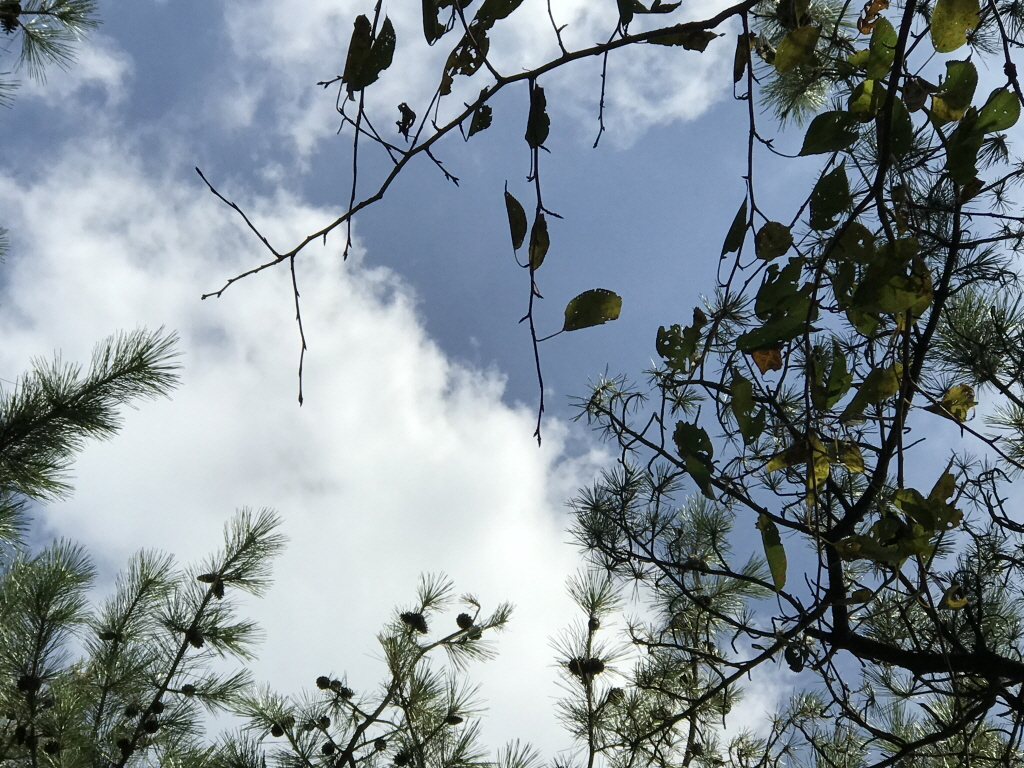
#> input picture sIMG_2180.jpg, 1024 x 768 px
$ jupyter execute C142.ipynb
#> lines starting #> are read from the running program, lines starting #| are printed output that depends on the picture; after the words box and inside, x2 and y2 are one past the last pixel; in counts of white or black regions, pixels touching at a corner belong together
## 1.4.2 Image Thresholding

[cell 1]
import cv2
import numpy as np
from matplotlib import pyplot as plt

[cell 2]
img = cv2.imread('sIMG_2180.jpg',0)
#> img: shape (768, 1024); min 0, max 255, mean 138.6
ret,thresh1 = cv2.threshold(img,64,255,cv2.THRESH_BINARY)
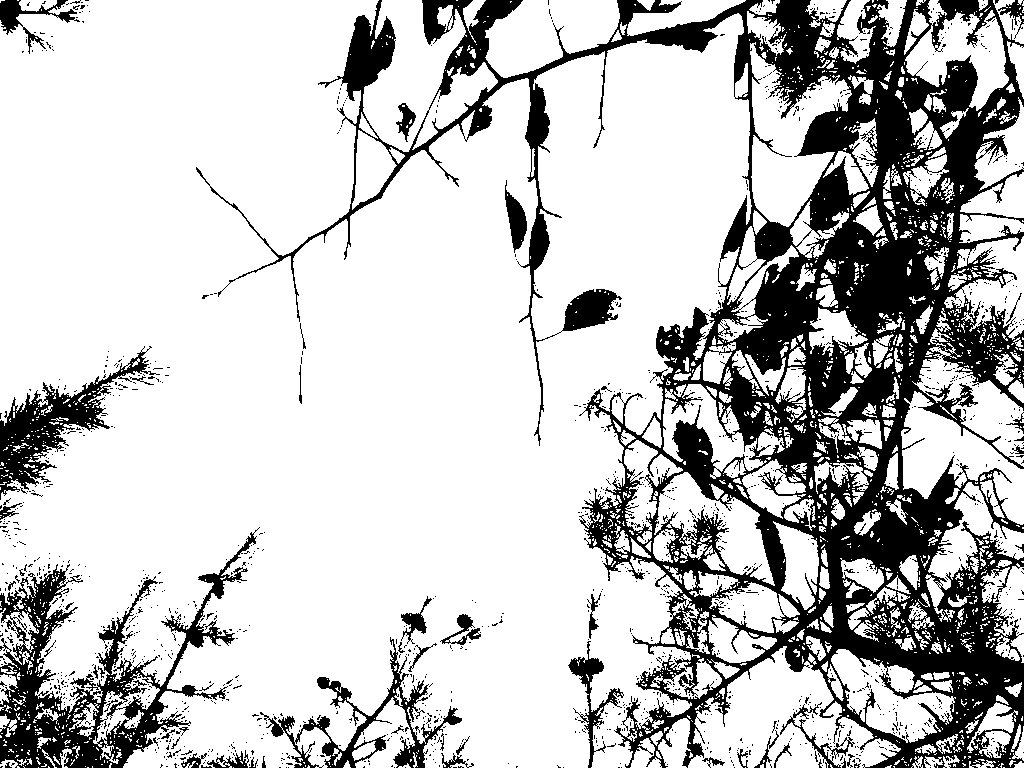
#> thresh1: shape (768, 1024); 76.9% white; 1571 black regions (1518 under 20 px), largest, box (x1, y1, x2, y2) and area: (196, 0, 1024, 768) 143849, (0, 527, 260, 768) 15710, (0, 346, 160, 500) 5836
ret,thresh2 = cv2.threshold(img,127,255,cv2.THRESH_BINARY_INV)
#> thresh2: shape (768, 1024); 36.8% white; 1139 white regions (1116 under 20 px), largest, box (x1, y1, x2, y2) and area: (195, 0, 1024, 768) 220093, (0, 338, 508, 768) 56415, (0, 0, 196, 126) 8734
ret,thresh3 = cv2.threshold(img,127,255,cv2.THRESH_TRUNC)
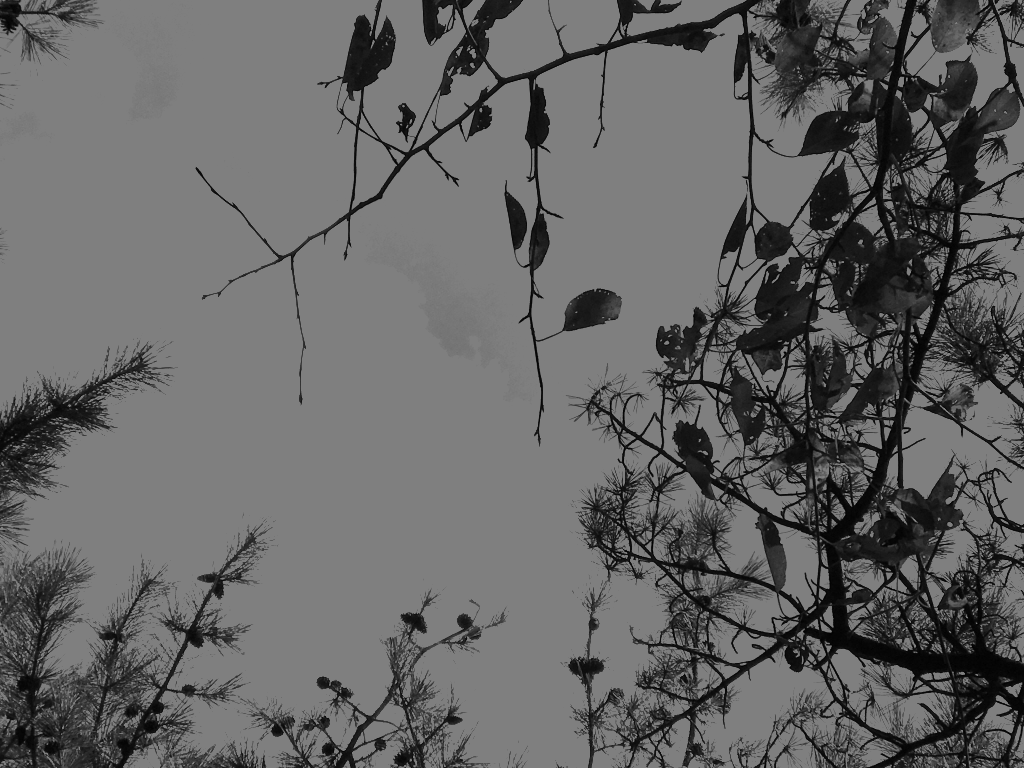
#> thresh3: shape (768, 1024); min 0, max 127, mean 100.8
ret,thresh4 = cv2.threshold(img,127,255,cv2.THRESH_TOZERO)
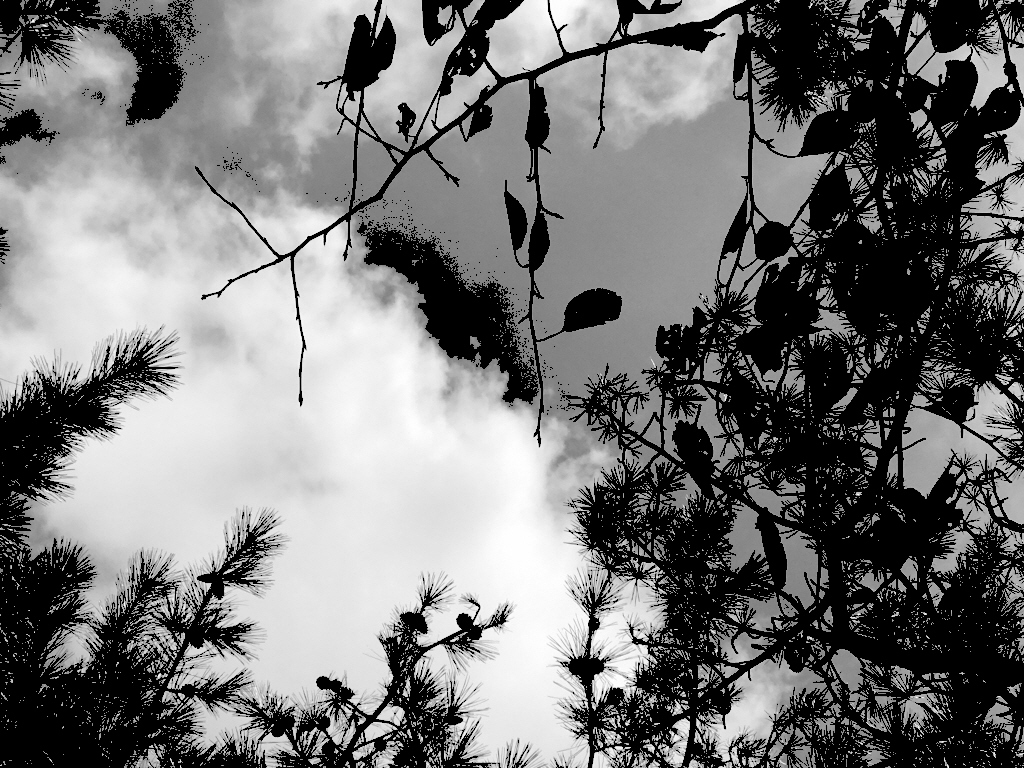
#> thresh4: shape (768, 1024); min 0, max 255, mean 118

[cell 3]
ret,thresh5 = cv2.threshold(img,127,255,cv2.THRESH_TOZERO_INV)
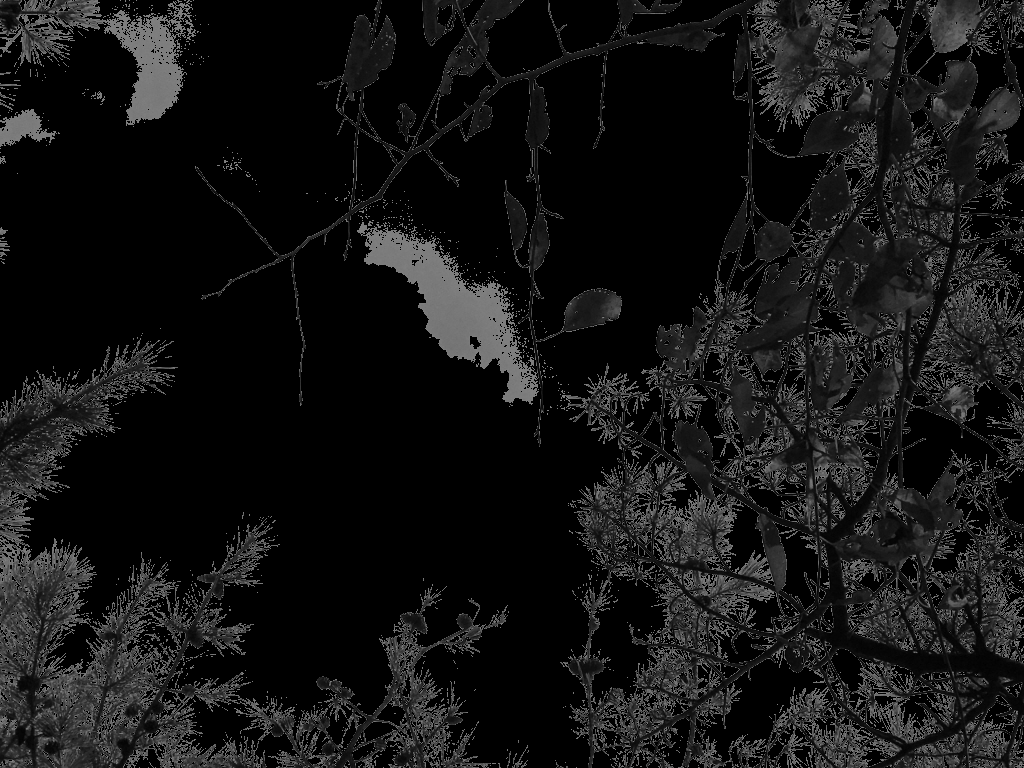
#> thresh5: shape (768, 1024); min 0, max 127, mean 20.6
titles = ['Original Image','BINARY','BINARY_INV','TRUNC','TOZERO','TOZERO_INV']
images = [img, thresh1, thresh2, thresh3, thresh4, thresh5]
plt.rcParams["figure.figsize"]=(20,10)
for i in range(6):
    plt.subplot(2,3,i+1),plt.imshow(images[i],'gray')
    plt.title(titles[i])
    plt.xticks([]),plt.yticks([])
plt.show()

## Adaptive Thresholding

[cell 4]
def pltImage(img):
    channels = len(img.shape)
    if channels == 3:
        plt.imshow(cv2.cvtColor(img, cv2.COLOR_BGR2RGB))
    else:
        plt.imshow(img, cmap='gray')
    plt.xticks([]), plt.yticks([]) # to hide tick values on X and Y axis
    plt.show()

[cell 5]
oimg = cv2.imread('sIMG_2168.jpg',0)
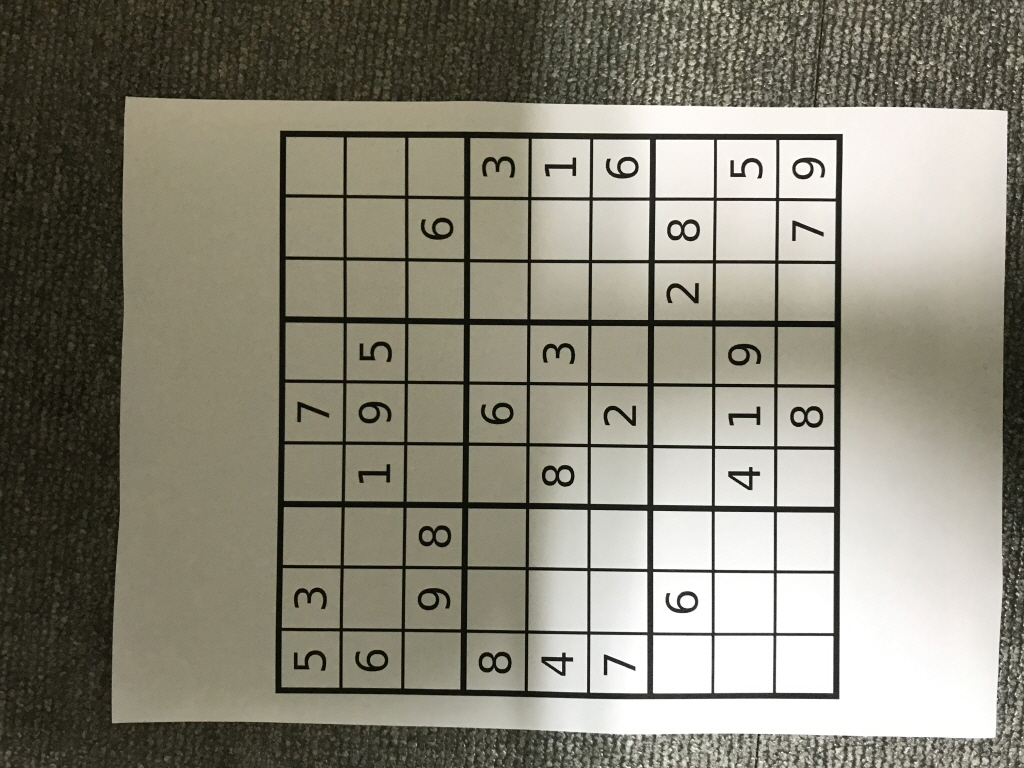
#> input picture sIMG_2168.jpg, 1024 x 768 px
#> oimg: shape (768, 1024); min 2, max 255, mean 133.4
img = cv2.medianBlur(oimg,5)

[cell 6]
pltImage(img)

[cell 7]
ret,th1 = cv2.threshold(img,127,255,cv2.THRESH_BINARY)
#> th1: shape (768, 1024); 64% white; 152 black regions (71 under 20 px), largest, box (x1, y1, x2, y2) and area: (0, 0, 1024, 768) 217949, (275, 130, 843, 699) 51300, (418, 525, 452, 548) 458
th2 = cv2.adaptiveThreshold(img,255,cv2.ADAPTIVE_THRESH_MEAN_C,cv2.THRESH_BINARY,11,2)
#> th2: shape (768, 1024); 77.9% white; 1908 black regions (1496 under 20 px), largest, box (x1, y1, x2, y2) and area: (90, 0, 1024, 768) 53601, (275, 131, 843, 699) 49735, (715, 733, 975, 768) 3942
th3 = cv2.adaptiveThreshold(img,255,cv2.ADAPTIVE_THRESH_GAUSSIAN_C,cv2.THRESH_BINARY,11,2)
#> th3: shape (768, 1024); 80.8% white; 1998 black regions (1327 under 20 px), largest, box (x1, y1, x2, y2) and area: (275, 131, 843, 699) 48667, (99, 0, 1024, 768) 40749, (747, 734, 899, 768) 1958
titles = ['Original Image', 'Global Thresholding (v = 127)','Adaptive Mean Thresholding', 'Adaptive Gaussian Thresholding']
images = [img, th1, th2, th3]
for i in range(4):
    plt.subplot(2,2,i+1),plt.imshow(images[i],'gray')
    plt.title(titles[i])
    plt.xticks([]),plt.yticks([])
plt.show()

## Otsu’s Binarization

[cell 8]
img = cv2.imread('siba.jpg',0)
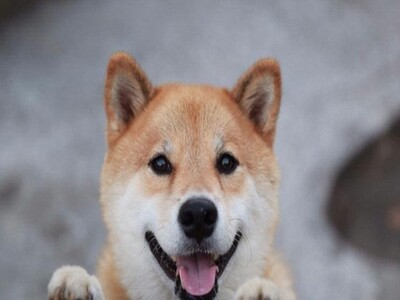
#> input picture siba.jpg, 400 x 300 px
#> img: shape (300, 400); min 0, max 223, mean 137.8
blur = cv2.GaussianBlur(img,(15,15),0)

[cell 9]
pltImage(img)

[cell 10]
pltImage(blur)

[cell 11]
# global thresholding
ret1,th1 = cv2.threshold(img,127,255,cv2.THRESH_BINARY)
#> th1: shape (300, 400); 72.4% white; 72 black regions (57 under 20 px), largest, box (x1, y1, x2, y2) and area: (319, 106, 400, 300) 9656, (0, 0, 113, 120) 7020, (145, 197, 243, 300) 4969
# Otsu's thresholding
ret2,th2 = cv2.threshold(img,0,255,cv2.THRESH_BINARY+cv2.THRESH_OTSU)
#> th2: shape (300, 400); 81.1% white; 33 black regions (18 under 20 px), largest, box (x1, y1, x2, y2) and area: (322, 110, 400, 272) 8470, (145, 198, 243, 300) 4334, (0, 0, 98, 82) 3993
#> ret2 = 112
# Otsu's thresholding after Gaussian filtering
blur = cv2.GaussianBlur(img,(5,5),0)
ret3,th3 = cv2.threshold(blur,0,255,cv2.THRESH_BINARY+cv2.THRESH_OTSU)
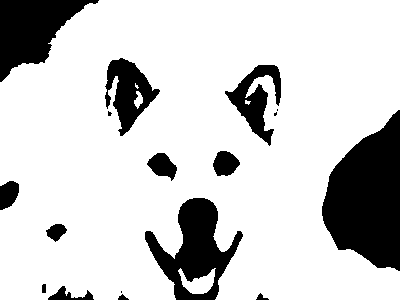
#> th3: shape (300, 400); 80.7% white; 17 black regions (4 under 20 px), largest, box (x1, y1, x2, y2) and area: (322, 110, 400, 271) 8526, (145, 198, 243, 300) 4472, (0, 0, 99, 82) 4162
#> ret3 = 113

# plot all the images and their histograms
images = [img, 0, th1,
img, 0, th2,
blur, 0, th3]
titles = ['Original Noisy Image','Histogram','Global Thresholding (v=127)',
'Original Noisy Image','Histogram',"Otsu's Thresholding",
'Gaussian filtered Image','Histogram',"Otsu's Thresholding"]

for i in range(3):
    plt.subplot(3,3,i*3+1),plt.imshow(images[i*3],'gray')
    plt.title(titles[i*3]), plt.xticks([]), plt.yticks([])
    plt.subplot(3,3,i*3+2),plt.hist(images[i*3].ravel(),256)
    plt.title(titles[i*3+1]), plt.xticks([]), plt.yticks([])
    plt.subplot(3,3,i*3+3),plt.imshow(images[i*3+2],'gray')
    plt.title(titles[i*3+2]), plt.xticks([]), plt.yticks([])

plt.show()
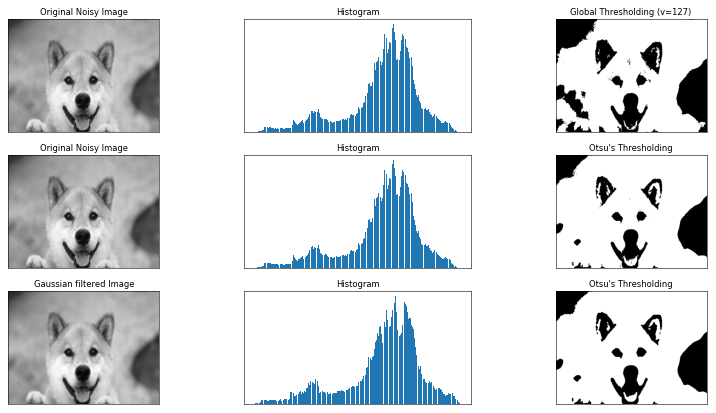
#> figure drawn by matplotlib, 9 panels
